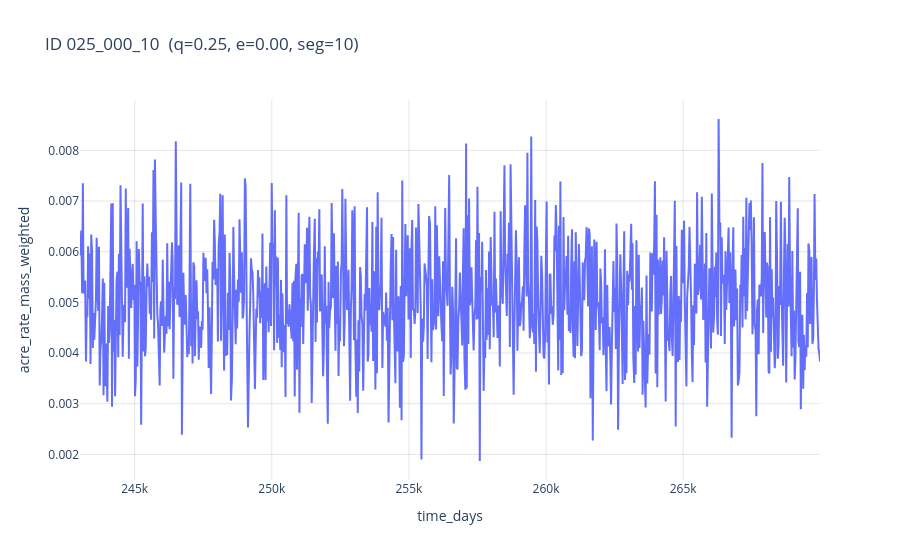

Here is the notebook cell this chart was saved with:
### Code cell
plot_segment_by_id_interactive(df_unique, id=target_id)

### Figure 1 — Plotly figure (JSON) as saved in the notebook; plotly's stock layout.template omitted (floating-point values rounded to 4 significant figures; data arrays with more than 128 entries replaced by an {"elided": "..."} marker saying what was removed)
{"data": [{"hovertemplate": "<b>t = %{x:.3f}</b><br>rate = %{y:.3e}<extra></extra>", "legendgroup": "", "line": {"color": "#636efa", "dash": "solid"}, "marker": {"symbol": "circle"}, "mode": "lines", "name": "", "orientation": "v", "showlegend": false, "type": "scatter", "x": {"elided": "965 float values"}, "xaxis": "x", "y": {"elided": "965 float values"}, "yaxis": "y"}], "layout": {"autosize": true, "legend": {"tracegroupgap": 0}, "title": {"text": "ID 025_000_10  (q=0.25, e=0.00, seg=10)"}, "xaxis": {"anchor": "y", "autorange": true, "domain": [0, 1], "gridcolor": "rgba(0, 0, 0, 0.1)", "range": [243000.0, 270000.0], "showgrid": true, "title": {"text": "time_days"}, "type": "linear"}, "yaxis": {"anchor": "x", "autorange": true, "domain": [0, 1], "gridcolor": "rgba(0, 0, 0, 0.1)", "range": [0.001494, 0.008994], "showgrid": true, "title": {"text": "acre_rate_mass_weighted"}, "type": "linear"}}}
